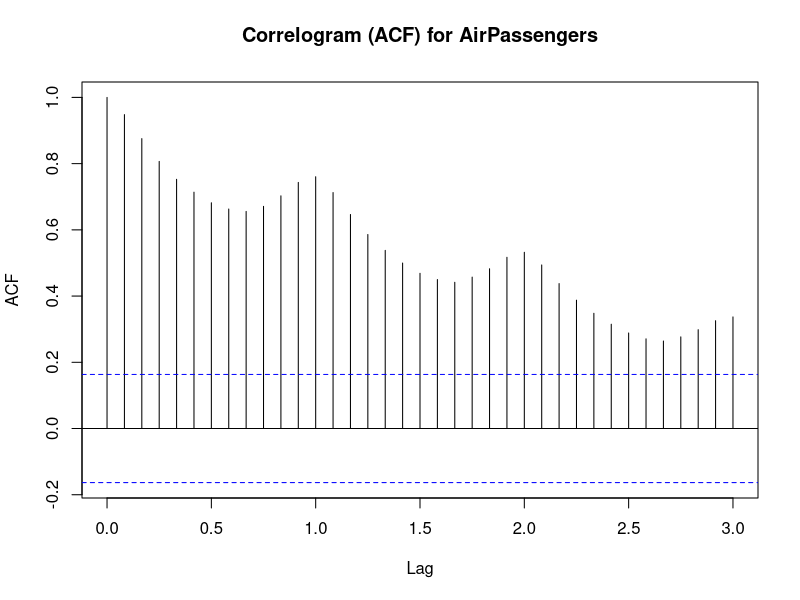
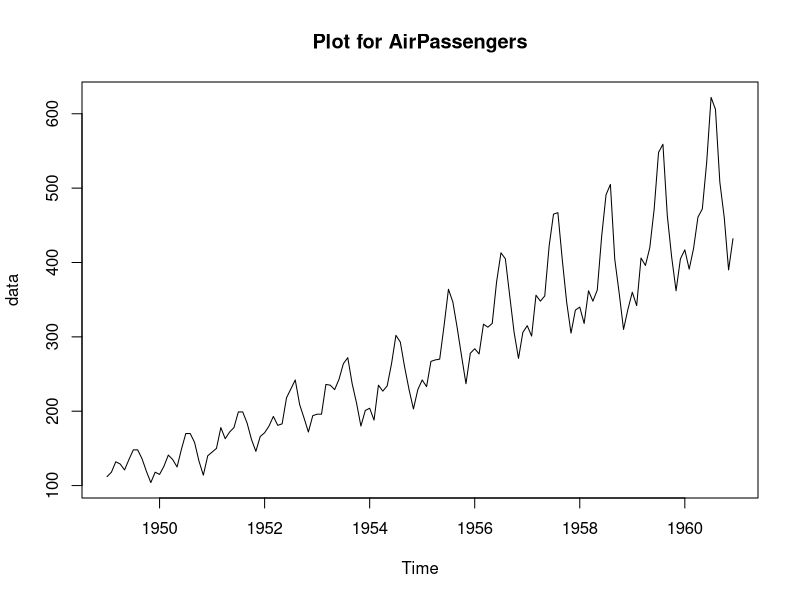
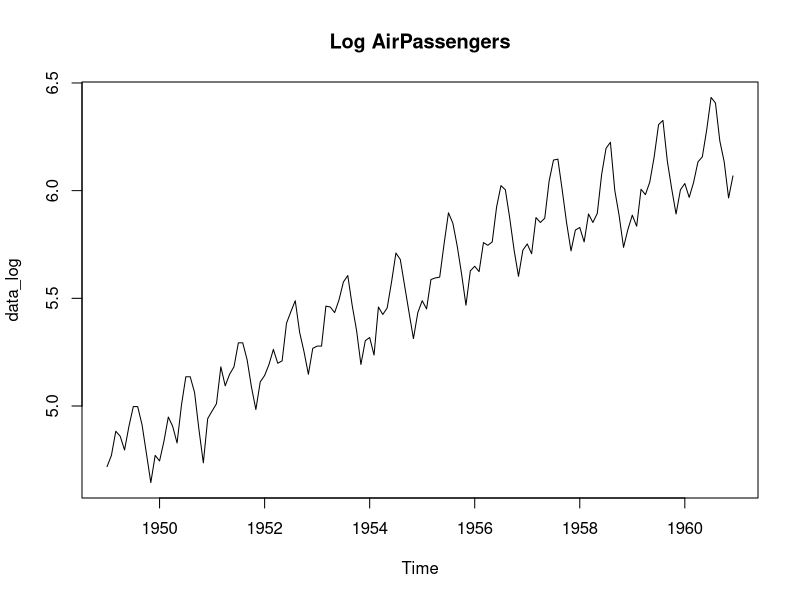
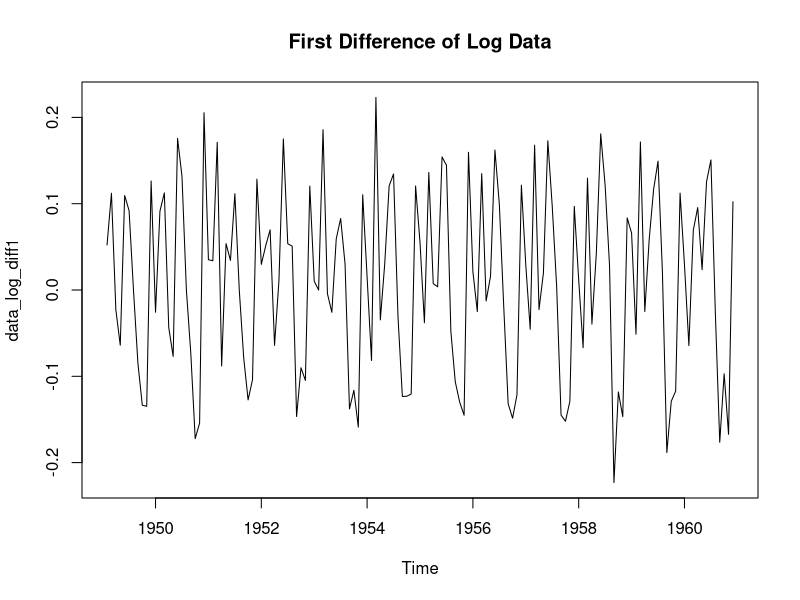
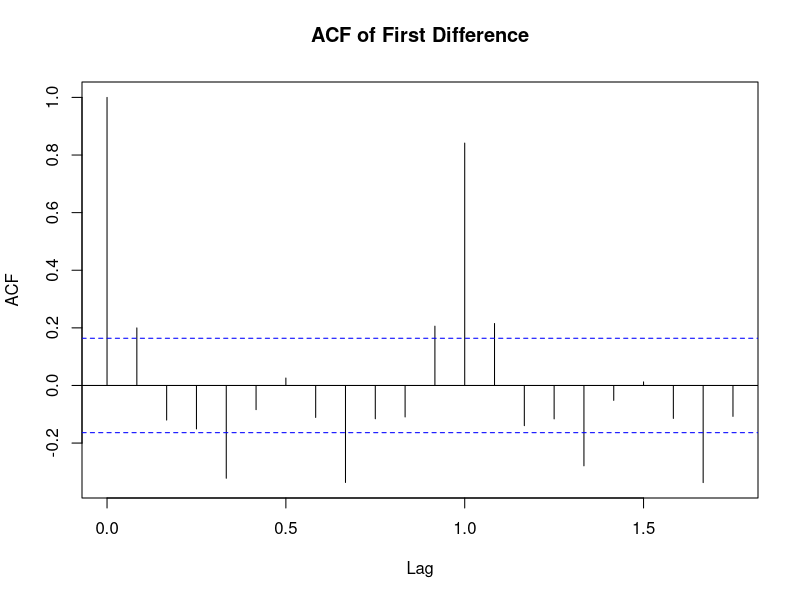
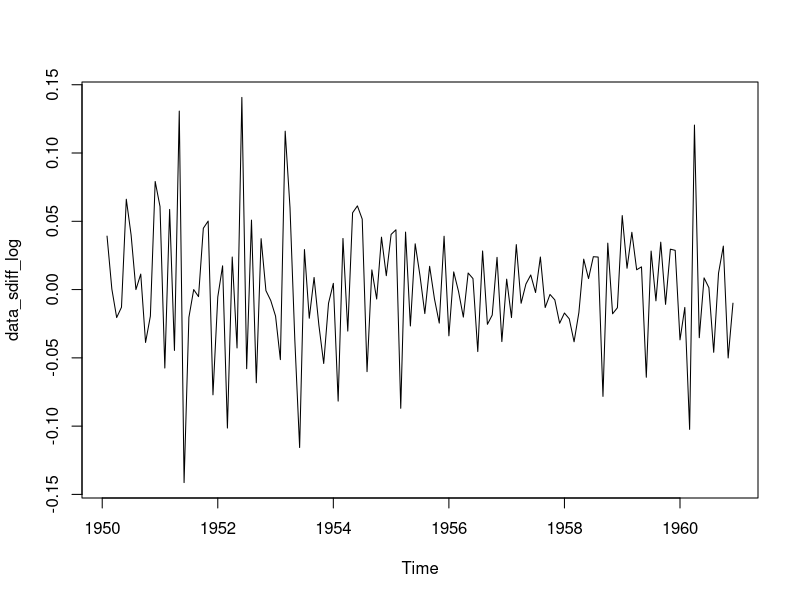
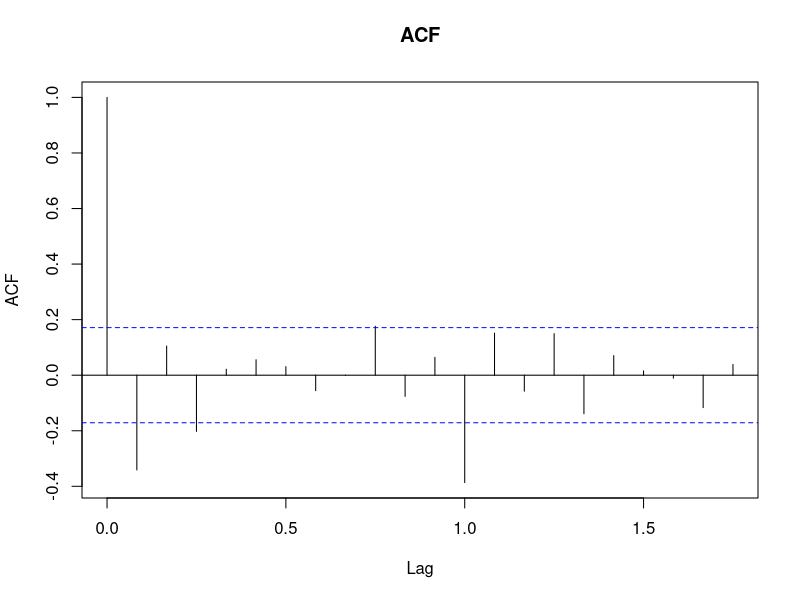
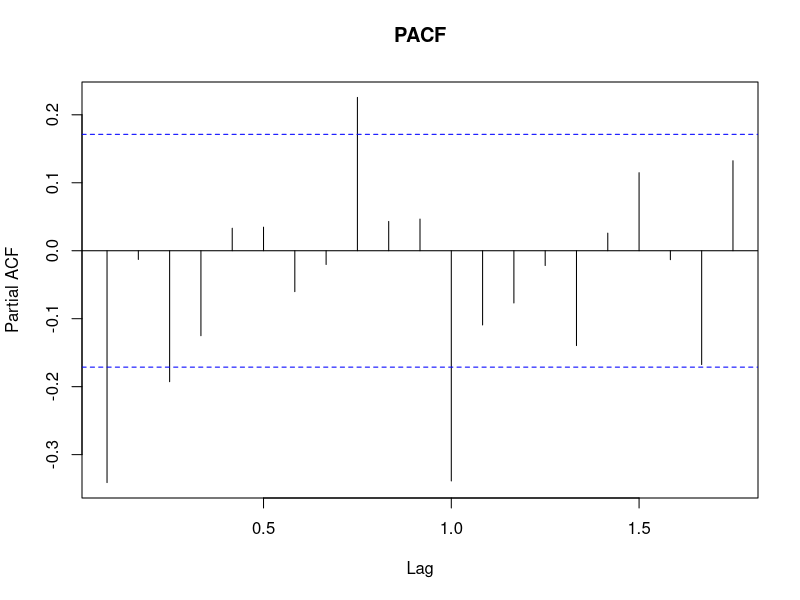

Here is the R script that generated these plots, in order:
## ---- chunk 1
library(tseries)
library(forecast)
## ---- chunk 2
data = AirPassengers
class(data)

acf(data, lag.max=36, main="Correlogram (ACF) for AirPassengers")
plot(data, main="Plot for AirPassengers")
## ---- chunk 3
data_log = log(data)
plot(data_log, main="Log AirPassengers")
## ---- chunk 4
data_log_diff1 = diff(data_log)
plot(data_log_diff1, main="First Difference of Log Data")
## ---- chunk 5
frequency(data_log_diff1)
acf(data_log_diff1, main="ACF of First Difference")
## ---- chunk 6
data_sdiff_log = diff(data_log_diff1, lag=12)
plot(data_sdiff_log)
## ---- chunk 7
adf.test(data_sdiff_log)
## ---- chunk 8
kpss_result = kpss.test(data_sdiff_log)
kpss_result
## ---- chunk 9
acf(data_sdiff_log, main="ACF")
pacf(data_sdiff_log, main="PACF")
## ---- chunk 10
best_arima_model = auto.arima(log(data), stepwise=FALSE, approximation=FALSE)
summary(best_arima_model)
## ---- chunk 11
arima_model_residuals = residuals(best_arima_model)
checkresiduals(best_arima_model)
## ---- chunk 12
future_prediction = forecast(best_arima_model, h=24, lambda=0)
print(future_prediction)
## ---- chunk 13
plot(AirPassengers,
     xlim=c(1949,1963),
     ylim=c(100,700),
     main="2-Year SARIMA Forecast",
     xlab="Year",
     ylab="Raw Passenger Count",
     lwd=2)

lines(future_prediction$mean,col="blue",lwd=2)
lines(future_prediction$upper[,2],col="darkgray",lty=2)
lines(future_prediction$lower[,2],col="darkgray",lty=2)

legend("topleft",
       legend=c("Historical Data","Forecast","95% Confidence Band"),
       col=c("black","blue","darkgray"),
       lty=c(1,1,2),
       lwd=c(2,2,1))
